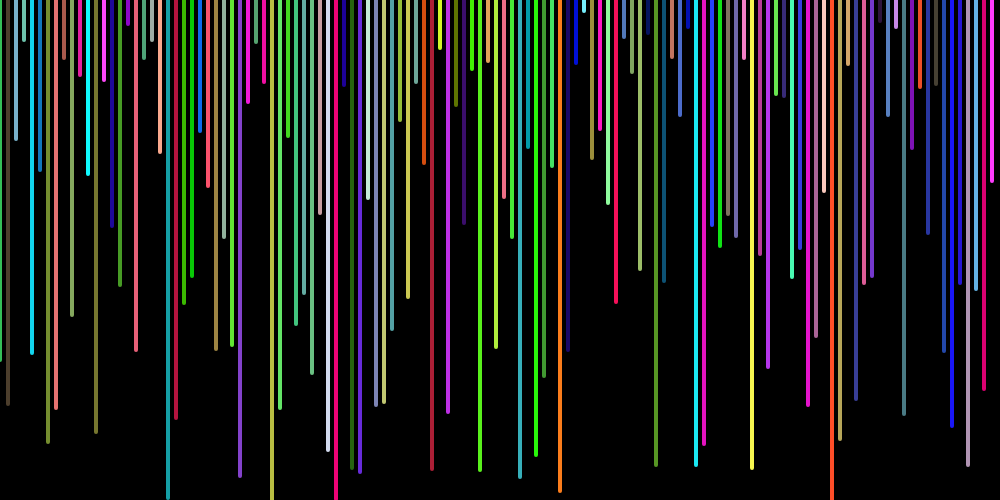
Frame 1 (no input)
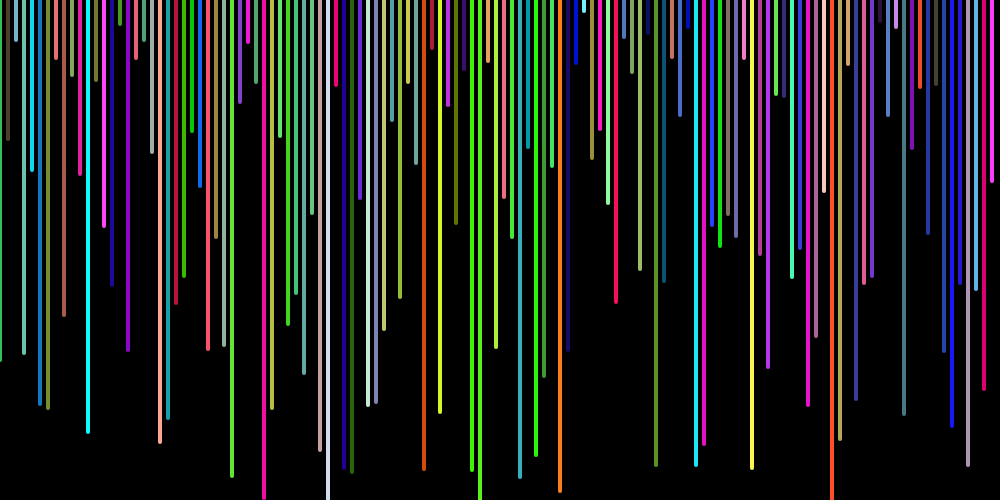
Frame 60 (no input)
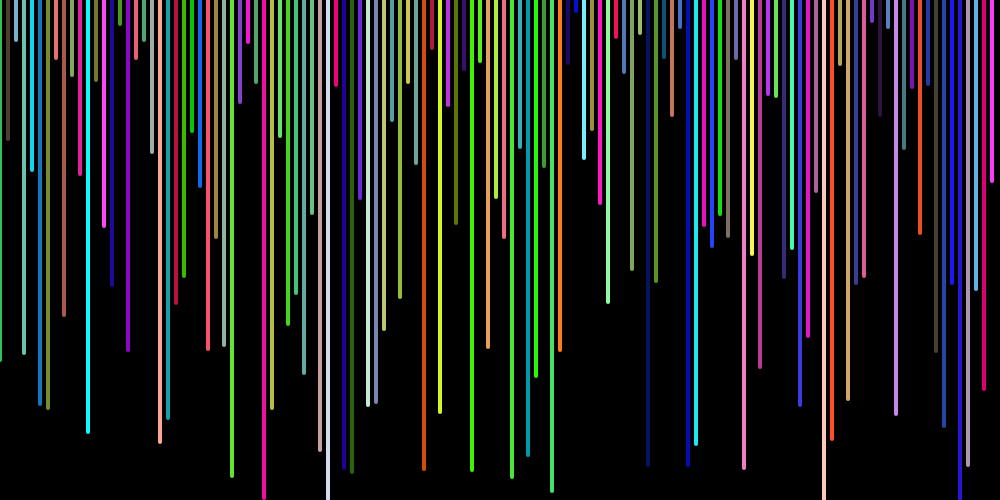
Frame 120 (the mouse pressed at the canvas centre since frame 60)

The p5.js sketch that drew these frames (run headless with seeded random() and noise() and a simulated clock; from frame 60 on, the mouse is pressed at the canvas centre):

// p5.js sketch
// ── sketch.js
let values;
let items;
let sketchWidth = 1000
let sketchHeight = 500
function setup() {
  
  createCanvas(sketchWidth, sketchHeight);
  frameRate(60);
  
  values = new Array(width / 8);
  items = new Array(values.length);
  
  for (let i = 0; i < values.length; i++) {
    values[i] = round(random(10, height));
    items[i] = new Item(i* 8, 0, i * 8, values[i]);
  }
  
  // print("number of items: " + items.length + "\n");
  
  // for (let i = 0; i < items.length ; i++) {
  //   print(items[i].value + "\n");
  // }
  
}


let count = 0
function draw() {
  background(0, 0, 0);

  stroke(255)
  strokeWeight(1)
  // line(items[i].x1 - 4, 0, items[i].x2 - 4, height)
  // line(items[i].x1 + 4, 0, items[i].x2 + 4, height)
  let compareIndex = count + 1;
  if (items[count].value > items[compareIndex].value) {
    // swap(items[i], items[i+1]);
    let temp;
    temp = items[count].value;
    items[count].value = items[count + 1].value;
    items[count+1].value = temp; 
    print("swapped: " + items[count].value + " and " + items[count+1].value + "\n");
  }

  for (let i = 0 ; i < items.length ; i++) {
    items[i].display();
  }
  if (count != items.length - 2) {
    count ++;
  }
  else {
    count = 0;
  }
  print("count: " + count)
}

class Item {
  constructor(_x1, _y1, _x2, _value) {
    this.x1 = _x1;
    this.y1 = _y1;
    this.x2 = _x2;
    this.value = _value;

    this.r_value = round(random(0, 255));
    this.g_value = round(random(0, 255));
    this.b_value = round(random(0, 255));
    this.itemColor = color(this.r_value, this.g_value, this.b_value);
  }
  
  display() {
      stroke(this.itemColor);
      strokeWeight(4);
      line(this.x1, this.y1, this.x2, this.value);
  }
}

// ── style.css
html, body {
  margin: 0;
  padding: 0;
  /* background-color: black; */
}

canvas {
  display: block;
}
